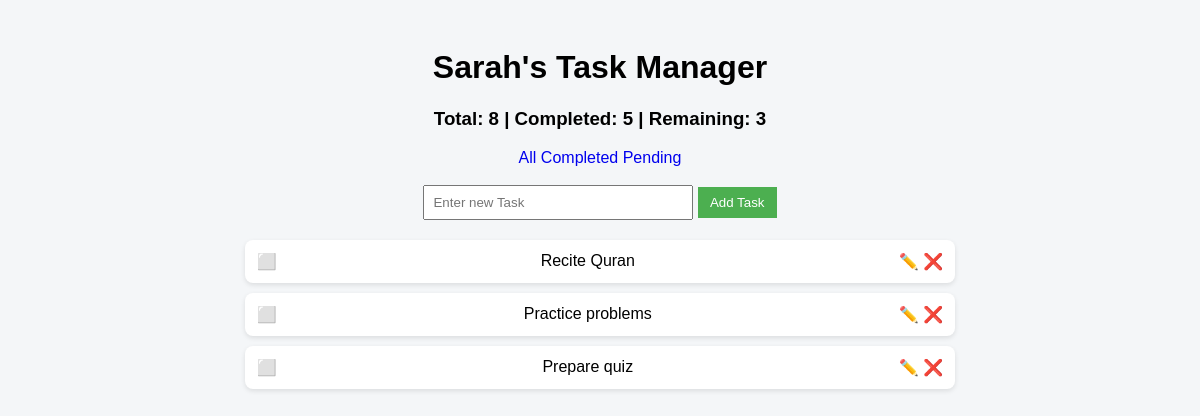
Page /?filter=pending on the committed database.
### tables this page shows
CREATE TABLE tasks(
    id INTEGER PRIMARY KEY AUTOINCREMENT,
    title TEXT,
    completed INTEGER DEFAULT 0
    );

### app.py (the view)
@app.route('/')
def index():
  filter_type=request.args.get('filter','all')
  if filter_type == 'completed':
    tasks=database.get_completed_task()
  elif filter_type == 'pending':
    tasks=database.get_pending_task()
  else:
    tasks=database.get_data()
  total,completed,remaining=database.count_task()
  return render_template("index.html",tasks=tasks,total=total,completed=completed,remaining=remaining)

### database.py (called while the page is built)
def connect_db():
  return sqlite3.connect('task.db')

def count_task():
  conn=connect_db()
  c=conn.cursor()
  c.execute("SELECT COUNT(*) FROM tasks")
  total=c.fetchone()[0]
  c.execute("SELECT COUNT(*) FROM tasks where completed=1")
  completed=c.fetchone()[0]
  remaining = total-completed
  return total,completed,remaining

def get_pending_task():
  conn=connect_db()
  c=conn.cursor()
  c.execute("SELECT * FROM tasks WHERE completed=0")
  data=c.fetchall()
  conn.close()
  return data

### templates/index.html (shortened to what this page needs)
<!doctype html>
<html lang="en">
  <head>
    <link rel="stylesheet" href={{url_for('static',filename="style.css")}}>
  </head>
  <body>
    <h1>Sarah's Task Manager</h1>
    <h3>
      Total: {{total}} |
      Completed: {{completed}} |
      Remaining: {{remaining}}
    </h3>
    <div style="text-align:center;">
      <a href="/?filter=all">All</a>
      <a href="/?filter=completed">Completed</a>
      <a href="/?filter=pending">Pending</a>
    </div>
    <br>
    <form action="/add" method="POST">
      <input type="text" name="title" placeholder="Enter new Task" required />
      <button type="submit">Add Task</button>
    </form>
    <ul>
      {% for task in tasks %}
      <li>
        <a href="/toggle/{{task[0]}}">
          {% if task[2] == 1 %}
            ✔️
          {% else %}
            ⬜
          {% endif %}
        </a>
        {{task[1]}}
        <div>
          <a href="/edit/{{task[0]}}">✏️</a>
          <a href="/delete/{{task[0]}}">❌</a>
        </div>
      </li>
      {% endfor %}
    </ul>
  </body>
</html>

### static/style.css (style rules this page uses)
body { font-family: Arial; background: #f4f6f8; padding: 20px; }
h1,h3 { text-align: center; }
form { text-align: center; margin-bottom: 20px; }
input { padding: 8px; width: 250px; }
button { padding: 8px 12px; background: #4caf50; color: white; border: none; cursor: pointer; }
ul { list-style: none; padding: 0; }
li { background: white; margin: 10px auto; padding: 12px; width: 60%; border-radius: 8px; display: flex; justify-content: space-between; align-items: center; box-shadow: 0px 2px 5px rgba(0, 0, 0, 0.1); }
a { text-decoration: none; text-align: center; }

### rows in the picture
tasks: title "Recite Quran"
tasks: title "Practice problems"
tasks: title "Prepare quiz"

### other values in the picture
{{ total }} "8"
{{ completed }} "5"
{{ remaining }} "3"
